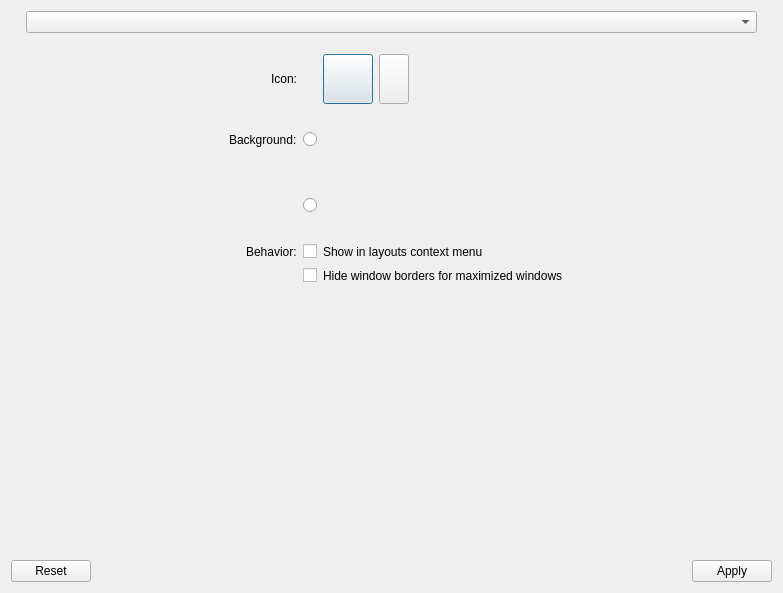
<?xml version="1.0" encoding="UTF-8"?>
<ui version="4.0">
 <class>DetailsDialog</class>
 <widget class="QDialog" name="DetailsDialog">
  <property name="geometry">
   <rect>
    <x>0</x>
    <y>0</y>
    <width>783</width>
    <height>593</height>
   </rect>
  </property>
  <property name="windowTitle">
   <string>Dialog</string>
  </property>
  <layout class="QVBoxLayout" name="verticalLayout">
   <item>
    <layout class="QHBoxLayout" name="optionsLayout">
     <item>
      <spacer name="horizontalSpacer">
       <property name="orientation">
        <enum>Qt::Horizontal</enum>
       </property>
       <property name="sizeType">
        <enum>QSizePolicy::Fixed</enum>
       </property>
       <property name="sizeHint" stdset="0">
        <size>
         <width>15</width>
         <height>20</height>
        </size>
       </property>
      </spacer>
     </item>
     <item>
      <layout class="QVBoxLayout" name="verticalLayout_2">
       <item>
        <widget class="QComboBox" name="layoutsCmb"/>
       </item>
       <item>
        <spacer name="verticalSpacer">
         <property name="orientation">
          <enum>Qt::Vertical</enum>
         </property>
         <property name="sizeType">
          <enum>QSizePolicy::Fixed</enum>
         </property>
         <property name="sizeHint" stdset="0">
          <size>
           <width>15</width>
           <height>15</height>
          </size>
         </property>
        </spacer>
       </item>
       <item>
        <layout class="QGridLayout" name="gridLayout" columnstretch="5,0,8">
         <item row="3" column="1">
          <widget class="QCheckBox" name="inMenuChk">
           <property name="text">
            <string notr="true"/>
           </property>
          </widget>
         </item>
         <item row="2" column="2">
          <layout class="QHBoxLayout" name="backgroundOptLayout">
           <item>
            <widget class="Latte::Settings::Widget::PatternWidget" name="backPatternWidget" native="true">
             <property name="minimumSize">
              <size>
               <width>160</width>
               <height>60</height>
              </size>
             </property>
            </widget>
           </item>
           <item>
            <spacer name="horizontalSpacer_7">
             <property name="orientation">
              <enum>Qt::Horizontal</enum>
             </property>
             <property name="sizeHint" stdset="0">
              <size>
               <width>40</width>
               <height>20</height>
              </size>
             </property>
            </spacer>
           </item>
          </layout>
         </item>
         <item row="0" column="0">
          <layout class="QHBoxLayout" name="horizontalLayout_3">
           <item>
            <spacer name="horizontalSpacer_3">
             <property name="orientation">
              <enum>Qt::Horizontal</enum>
             </property>
             <property name="sizeHint" stdset="0">
              <size>
               <width>40</width>
               <height>20</height>
              </size>
             </property>
            </spacer>
           </item>
           <item>
            <widget class="QLabel" name="iconLbl">
             <property name="text">
              <string>Icon:</string>
             </property>
            </widget>
           </item>
          </layout>
         </item>
         <item row="2" column="0">
          <widget class="QLabel" name="backSecondRowLbl">
           <property name="text">
            <string notr="true"/>
           </property>
          </widget>
         </item>
         <item row="1" column="0">
          <layout class="QHBoxLayout" name="horizontalLayout_4">
           <item>
            <spacer name="horizontalSpacer_4">
             <property name="orientation">
              <enum>Qt::Horizontal</enum>
             </property>
             <property name="sizeHint" stdset="0">
              <size>
               <width>40</width>
               <height>20</height>
              </size>
             </property>
            </spacer>
           </item>
           <item>
            <widget class="QLabel" name="backgroundLbl">
             <property name="minimumSize">
              <size>
               <width>0</width>
               <height>0</height>
              </size>
             </property>
             <property name="text">
              <string>Background:</string>
             </property>
            </widget>
           </item>
          </layout>
         </item>
         <item row="3" column="0">
          <layout class="QHBoxLayout" name="horizontalLayout_5">
           <item>
            <spacer name="horizontalSpacer_5">
             <property name="orientation">
              <enum>Qt::Horizontal</enum>
             </property>
             <property name="sizeHint" stdset="0">
              <size>
               <width>40</width>
               <height>20</height>
              </size>
             </property>
            </spacer>
           </item>
           <item>
            <widget class="QLabel" name="behaviorLbl">
             <property name="text">
              <string>Behavior:</string>
             </property>
            </widget>
           </item>
          </layout>
         </item>
         <item row="0" column="2">
          <layout class="QHBoxLayout" name="iconHorLayout">
           <item>
            <widget class="QPushButton" name="iconBtn">
             <property name="minimumSize">
              <size>
               <width>50</width>
               <height>50</height>
              </size>
             </property>
             <property name="text">
              <string notr="true"/>
             </property>
             <property name="icon">
              <iconset theme="cs-desktop">
               <normaloff>.</normaloff>.</iconset>
             </property>
            </widget>
           </item>
           <item>
            <widget class="QPushButton" name="iconClearBtn">
             <property name="minimumSize">
              <size>
               <width>0</width>
               <height>0</height>
              </size>
             </property>
             <property name="maximumSize">
              <size>
               <width>30</width>
               <height>50</height>
              </size>
             </property>
             <property name="text">
              <string notr="true"/>
             </property>
             <property name="icon">
              <iconset theme="edit-clear">
               <normaloff>.</normaloff>.</iconset>
             </property>
            </widget>
           </item>
           <item>
            <spacer name="horizontalSpacer_8">
             <property name="orientation">
              <enum>Qt::Horizontal</enum>
             </property>
             <property name="sizeHint" stdset="0">
              <size>
               <width>40</width>
               <height>20</height>
              </size>
             </property>
            </spacer>
           </item>
          </layout>
         </item>
         <item row="1" column="1">
          <widget class="QRadioButton" name="colorRadioBtn">
           <property name="sizePolicy">
            <sizepolicy hsizetype="Preferred" vsizetype="Fixed">
             <horstretch>0</horstretch>
             <verstretch>0</verstretch>
            </sizepolicy>
           </property>
           <property name="minimumSize">
            <size>
             <width>0</width>
             <height>0</height>
            </size>
           </property>
           <property name="maximumSize">
            <size>
             <width>16777215</width>
             <height>16777215</height>
            </size>
           </property>
           <property name="text">
            <string notr="true"/>
           </property>
          </widget>
         </item>
         <item row="4" column="2">
          <layout class="QHBoxLayout" name="horizontalLayout_10">
           <item>
            <widget class="QLabel" name="borderlessChkLbl">
             <property name="text">
              <string>Hide window borders for maximized windows</string>
             </property>
            </widget>
           </item>
          </layout>
         </item>
         <item row="3" column="2">
          <layout class="QHBoxLayout" name="horizontalLayout_8">
           <item>
            <widget class="QLabel" name="inMenuChkLbl">
             <property name="text">
              <string>Show in layouts context menu</string>
             </property>
            </widget>
           </item>
          </layout>
         </item>
         <item row="4" column="0">
          <widget class="QLabel" name="behaviorSecRowLbl">
           <property name="text">
            <string notr="true"/>
           </property>
          </widget>
         </item>
         <item row="2" column="1">
          <widget class="QRadioButton" name="backgroundRadioBtn">
           <property name="sizePolicy">
            <sizepolicy hsizetype="Preferred" vsizetype="Fixed">
             <horstretch>0</horstretch>
             <verstretch>0</verstretch>
            </sizepolicy>
           </property>
           <property name="maximumSize">
            <size>
             <width>16777215</width>
             <height>16777215</height>
            </size>
           </property>
           <property name="text">
            <string notr="true"/>
           </property>
          </widget>
         </item>
         <item row="4" column="1">
          <widget class="QCheckBox" name="borderlessChk">
           <property name="text">
            <string notr="true"/>
           </property>
          </widget>
         </item>
         <item row="1" column="2">
          <layout class="QHBoxLayout" name="colorsOptLayout">
           <item>
            <widget class="Latte::Settings::Widget::PatternWidget" name="colorPatternWidget" native="true">
             <property name="minimumSize">
              <size>
               <width>160</width>
               <height>60</height>
              </size>
             </property>
            </widget>
           </item>
           <item>
            <spacer name="horizontalSpacer_6">
             <property name="orientation">
              <enum>Qt::Horizontal</enum>
             </property>
             <property name="sizeHint" stdset="0">
              <size>
               <width>40</width>
               <height>20</height>
              </size>
             </property>
            </spacer>
           </item>
          </layout>
         </item>
        </layout>
       </item>
      </layout>
     </item>
     <item>
      <spacer name="horizontalSpacer_2">
       <property name="orientation">
        <enum>Qt::Horizontal</enum>
       </property>
       <property name="sizeType">
        <enum>QSizePolicy::Fixed</enum>
       </property>
       <property name="sizeHint" stdset="0">
        <size>
         <width>15</width>
         <height>20</height>
        </size>
       </property>
      </spacer>
     </item>
    </layout>
   </item>
   <item>
    <spacer name="verticalSpacer_2">
     <property name="orientation">
      <enum>Qt::Vertical</enum>
     </property>
     <property name="sizeHint" stdset="0">
      <size>
       <width>20</width>
       <height>40</height>
      </size>
     </property>
    </spacer>
   </item>
   <item>
    <widget class="QDialogButtonBox" name="mainButtonBox">
     <property name="orientation">
      <enum>Qt::Horizontal</enum>
     </property>
     <property name="standardButtons">
      <set>QDialogButtonBox::Apply|QDialogButtonBox::Reset</set>
     </property>
    </widget>
   </item>
  </layout>
 </widget>
 <customwidgets>
  <customwidget>
   <class>Latte::Settings::Widget::PatternWidget</class>
   <extends>QWidget</extends>
   <header>settings/widgets/patternwidget.h</header>
   <container>1</container>
  </customwidget>
 </customwidgets>
 <resources/>
 <connections>
  <connection>
   <sender>mainButtonBox</sender>
   <signal>accepted()</signal>
   <receiver>DetailsDialog</receiver>
   <slot>accept()</slot>
   <hints>
    <hint type="sourcelabel">
     <x>248</x>
     <y>254</y>
    </hint>
    <hint type="destinationlabel">
     <x>157</x>
     <y>274</y>
    </hint>
   </hints>
  </connection>
  <connection>
   <sender>mainButtonBox</sender>
   <signal>rejected()</signal>
   <receiver>DetailsDialog</receiver>
   <slot>reject()</slot>
   <hints>
    <hint type="sourcelabel">
     <x>316</x>
     <y>260</y>
    </hint>
    <hint type="destinationlabel">
     <x>286</x>
     <y>274</y>
    </hint>
   </hints>
  </connection>
 </connections>
</ui>
